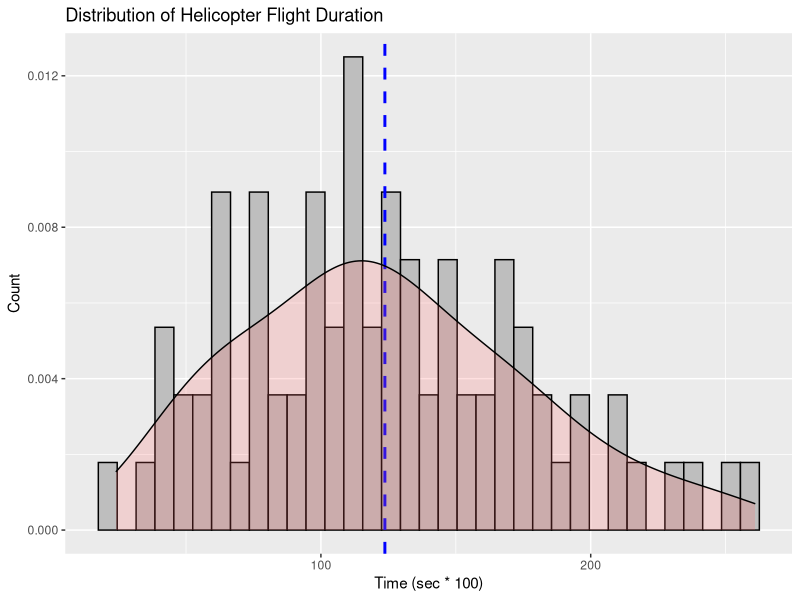
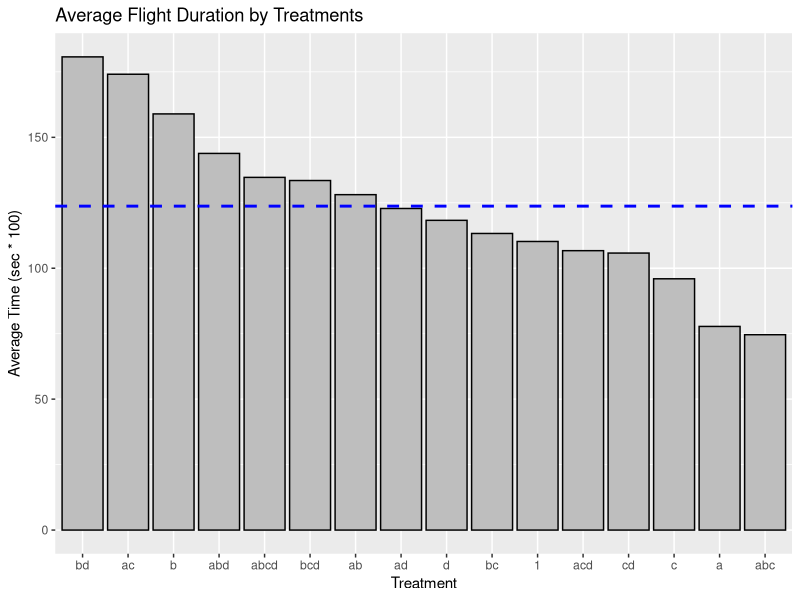
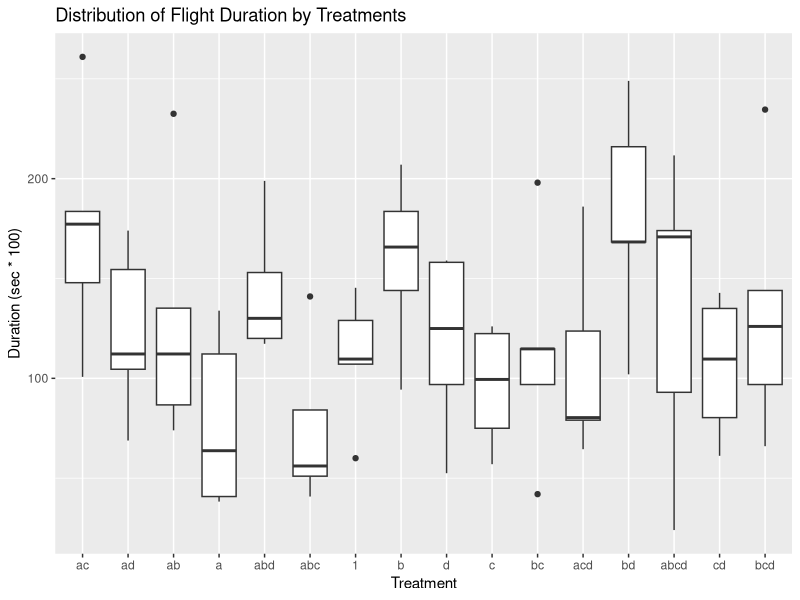
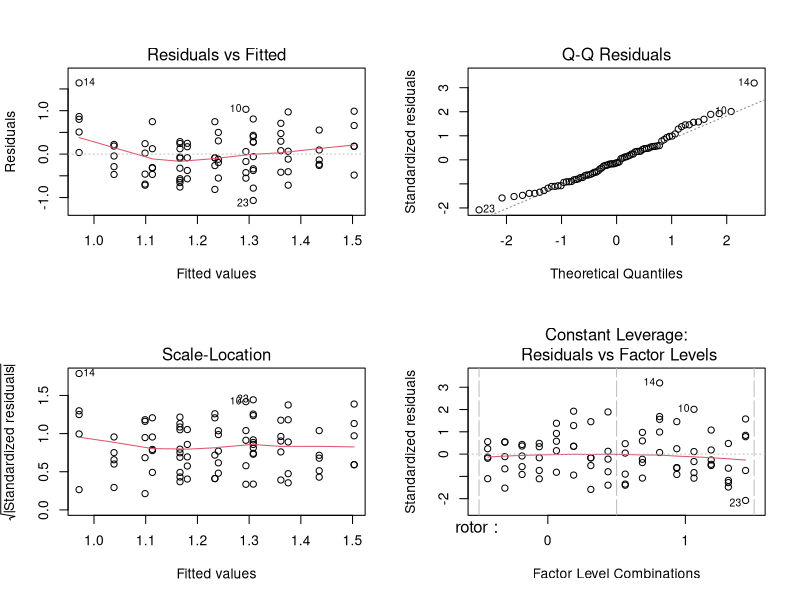
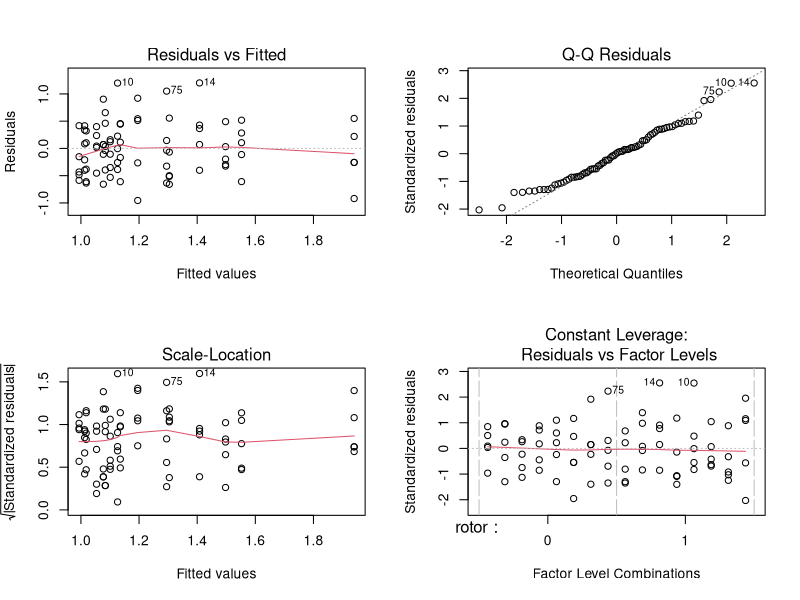
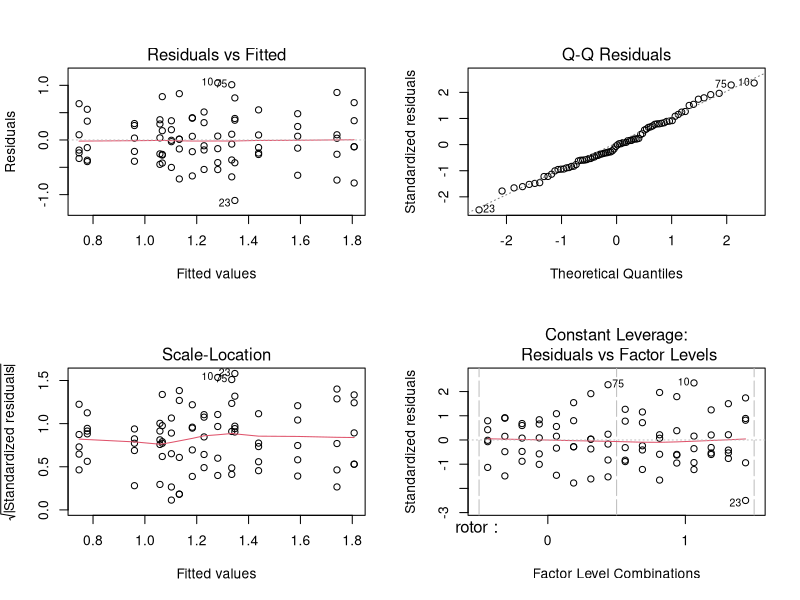

Reproduce these figures in R, in order.
## ---- chunk 1
knitr::opts_chunk$set(echo = TRUE)

library(tidyverse)
library(dplyr)
library(ggplot2)
## ---- chunk 2
# randomize treatment for each flight
set.seed(123)
trt = c(rep("a", 5), rep("b", 5), rep("c", 5), rep("d", 5),
        rep("ab", 5), rep("ac", 5), rep("ad", 5), rep("bc", 5),
        rep("bd", 5), rep("cd", 5), rep("abc", 5), rep("abd", 5),
        rep("acd", 5), rep("bcd", 5), rep("abcd", 5), rep("1", 5))
sample(trt)[1:5]
## ---- chunk 3
plane = read.csv("paperplane.csv", header = T)
dim(plane)

plane <- plane %>%
  mutate(time = distance/100,
         rotor = as.factor(rotor),
         leg_len = as.factor(leg_len),
         leg_wid = as.factor(leg_wid),
         clip = as.factor(clip))
## ---- chunk 4
ggplot(plane, aes(x = time*100)) + 
  geom_histogram(aes(y=after_stat(density)), 
                 binwidth=7, color="black", fill="grey") + 
  geom_vline(aes(xintercept = mean(time)*100),
             color="blue", linetype="dashed", linewidth=1) +
  geom_density(alpha=.2, fill="#FF6666") +
  labs(title = "Distribution of Helicopter Flight Duration", 
       x = "Time (sec * 100)", y = "Count")
## ---- chunk 5
plane %>%
  group_by(trt) %>%
  summarise(mean_time = mean(time*100)) %>%
  arrange(desc(mean_time)) %>%
  ggplot(aes(y = mean_time, x = fct_rev(fct_reorder(trt, mean_time)))) + 
  geom_col(color="black", fill="grey") + 
  geom_hline(aes(yintercept = mean(mean_time)),
             color="blue", linetype="dashed", linewidth=1) +
  labs(title = "Average Flight Duration by Treatments", 
       x = "Treatment", y = "Average Time (sec * 100)")
## ---- chunk 6
plane %>%
  mutate(trt = factor(trt, levels = c("ac", "ad", "ab", "a", 
                                      "abd", "abc", "1", "b", 
                                      "d", "c", "bc", "acd", 
                                      "bd", "abcd", "cd", "bcd"))) %>%
ggplot(aes(x = trt, y = time*100)) + 
  geom_boxplot() + 
  labs(title = "Distribution of Flight Duration by Treatments", 
       x = "Treatment", y = "Duration (sec * 100)")

tapply(plane[,1], plane[,6], sd)
## ---- chunk 7
# main effect model
mod.main = lm(time ~ rotor + leg_len + leg_wid + clip, data = plane)
summary(mod.main)
## ---- chunk 8
par(mfrow = c(2,2))
plot(mod.main)
## ---- chunk 9
# model with 2-way interactions
mod.twoway = lm(time ~ rotor + leg_len + leg_wid + clip + rotor*leg_len + 
                rotor*leg_wid + rotor*clip + leg_len*leg_wid + leg_len*clip +
                leg_wid*clip, data = plane)
summary(mod.twoway)
## ---- chunk 10
par(mfrow = c(2,2))
plot(mod.twoway)
## ---- chunk 11
# model with 3-way interactions
mod.threeway = lm(time ~ rotor * leg_len * leg_wid * clip, data = plane)
summary(mod.threeway)
## ---- chunk 12
par(mfrow = c(2,2))
plot(mod.threeway)
## ---- chunk 13
#main effects vs. two-way
anova(mod.main, mod.twoway, test='F')
## ---- chunk 14
#main effects vs. three-way
anova(mod.main, mod.threeway, test='F')
## ---- chunk 15
#two-way vs. three-way
anova(mod.twoway, mod.threeway, test='F')
